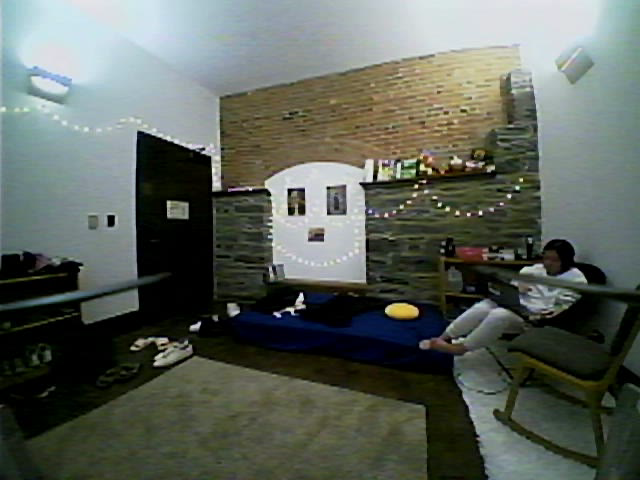
#> input picture frame 9 of video_crazyflie.avi, 640 x 480 px, given in place of the camera
$ jupyter execute Lab7.ipynb   (shell and % lines are left out)   (text cells are left out)
#> lines starting #> are read from the running program, lines starting #| are printed output that depends on the picture
[cell 1]
import cv2

# This may open your webcam instead of the CrazyFlie camera! If so, try
# a different small, positive integer, e.g. 1, 2, 3.
camera = 1
cap = cv2.VideoCapture(camera)

while(True):
    # Capture frame-by-frame
    ret, frame = cap.read()
#> frame is the input picture: shape (480, 640, 3); mean B, G, R 91.3, 99.3, 92.8


    # Display the resulting frame
    cv2.imshow('frame', frame)

    # Hit q to quit.
    if cv2.waitKey(1) & 0xFF == ord('q'):
#> (key q is pressed here)
        break

# Release the capture
cap.release()
cv2.destroyAllWindows()


$ run again, starting later in the video
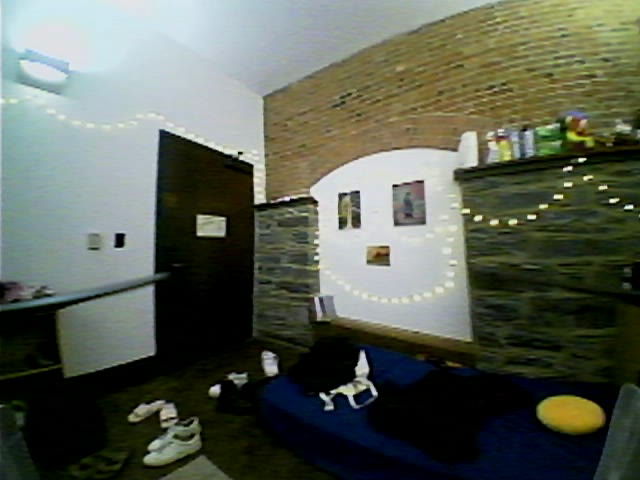
#> input picture frame 44 of video_crazyflie.avi, 640 x 480 px, given in place of the camera
#> frame is the input picture: shape (480, 640, 3); mean B, G, R 85.5, 97.3, 91.7

$ run again, starting later in the video
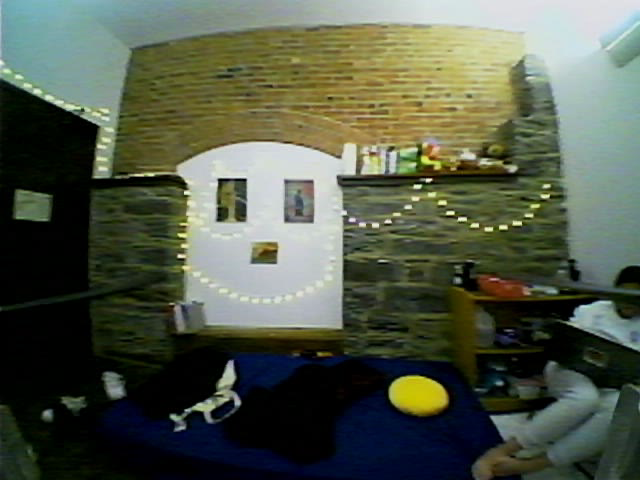
#> input picture frame 79 of video_crazyflie.avi, 640 x 480 px, given in place of the camera
#> frame is the input picture: shape (480, 640, 3); mean B, G, R 73.6, 89.9, 82.8
